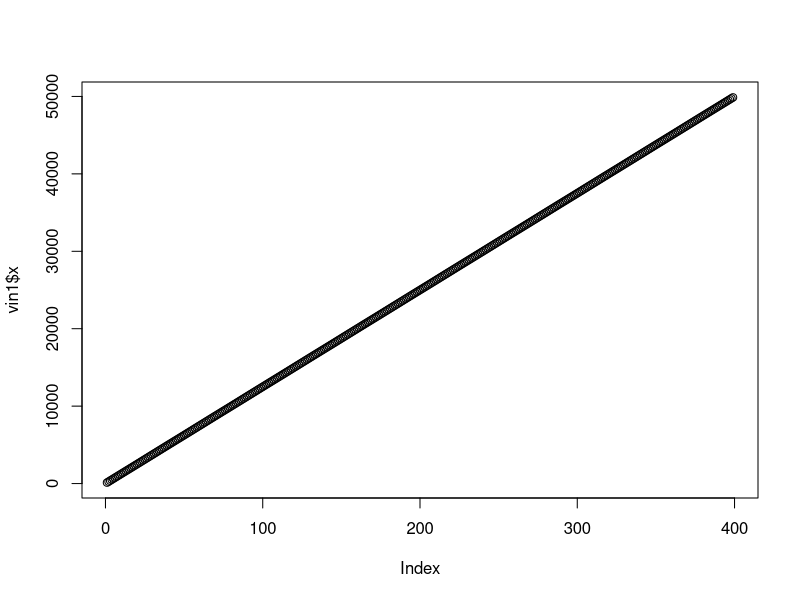
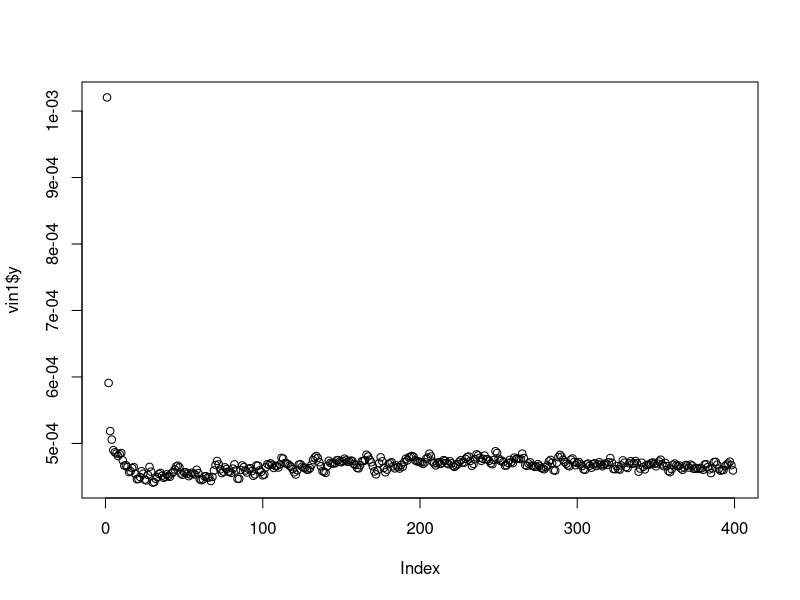
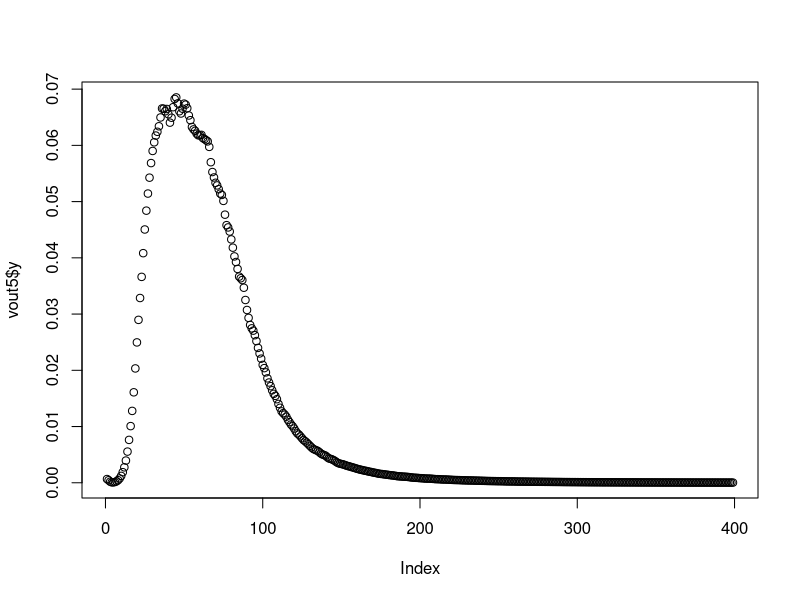
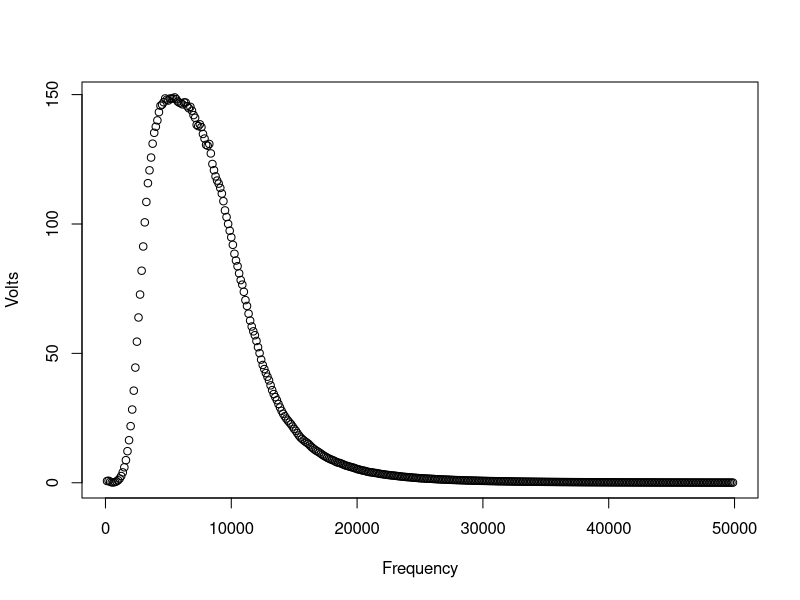
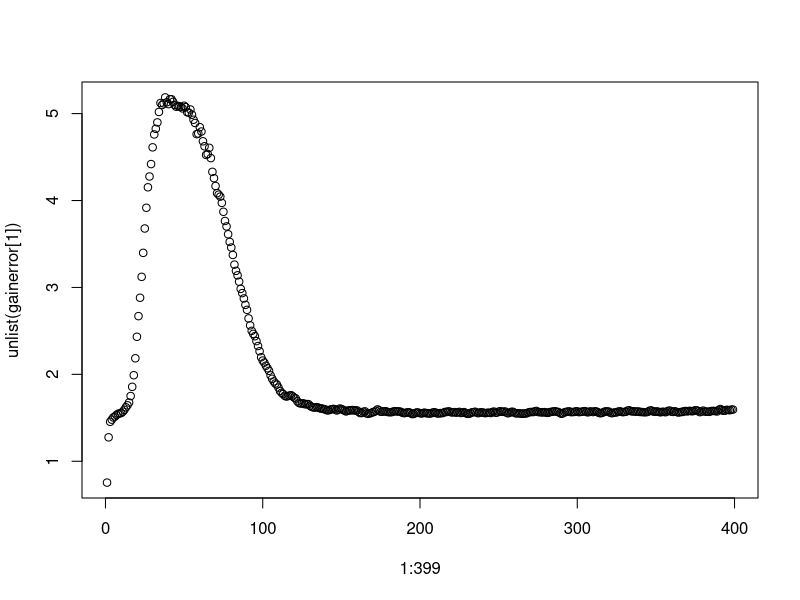

Recreate these plots in R, in order. (Note: this script raises an error after producing the figures.)
## ---- chunk 1
knitr::opts_chunk$set(echo = TRUE)
## ---- chunk 2
vin1<-read.csv("VIN1.CSV")

names(vin1)<-c("x", "y")
plot(vin1$x)
plot(vin1$y)

## ---- chunk 3
vin2<-read.csv("VIN2.CSV")
names(vin2)<-c("x", "y")

vin3<-read.csv("VIN3.CSV")
names(vin3)<-c("x", "y")
vin4<-read.csv("VIN4.CSV")
names(vin4)<-c("x", "y")
vin5<-read.csv("VIN5.CSV")
names(vin5)<-c("x", "y")

vout1<-read.csv("VOUT1.CSV")
names(vout1)<-c("x", "y")
vout2<-read.csv("VOUT2.CSV")
names(vout2)<-c("x", "y")
vout3<-read.csv("VOUT3.CSV")
names(vout3)<-c("x", "y")
vout4<-read.csv("VOUT4.CSV")
names(vout4)<-c("x", "y")
vout5<-read.csv("VOUT5.CSV")
names(vout5)<-c("x", "y")
plot(vout5$y)
## ---- chunk 4
m_in<- (vin1$y+vin2$y+vin3$y+vin4$y+vin5$y)/5

#take average of vouts
m_vout <- data.frame(Frequency = vout1$x, Volts = (vout1$y+vout2$y+vout3$y+vout4$y+vout5$y)/5)
## ---- chunk 5
#compute gain using the average vouts and m_in
gain <- data.frame(Frequency = vout1$x, Gain = (m_vout[2]/m_in))

plot(gain)
#this is consistent with the max gain of 150 calculated in class.
## ---- chunk 6
rmserrors <- sqrt(data.frame(
  vin1 = sum(((m_in-vin1$y)^2))/399, 
  vin2 = sum(((m_in-vin2$y)^2))/399,
  vin3 = sum(((m_in-vin3$y)^2))/399,
  vin4 = sum(((m_in-vin4$y)^2))/399,
  vin5 = sum(((m_in-vin5$y)^2))/399,
  vout1 = sum((m_vout$Volts-vout1$y)^2)/399,
  vout2 = sum((m_vout$Volts-vout2$y)^2)/399,
  vout3 = sum((m_vout$Volts-vout3$y)^2)/399,
  vout4 = sum((m_vout$Volts-vout4$y)^2)/399,
  vout5 = sum((m_vout$Volts-vout5$y)^2)/399
))

#error in gain, adding in quadrature: 
vinerror <-sqrt(sum(rmserrors[1:5]^2))
vouterror <- sqrt(sum(rmserrors[6:10]^2))
gainerror <- gain[2]*sqrt((vinerror/m_in)^2+(vouterror*(m_vout[2])^-1)^2)

#g(f) error
plot(1:399,unlist(gainerror[1]))

## ---- chunk 7
capacitance <-87.875
capacitanceError <-.594

#df is just the x componenent
riemanSum <- function(fa,fb){
  area <-0.5*(125)*(fb-fa)+fa^2
  return(area)
}

resistors<-read.csv("experiment2data.csv")
resistors$Average[1]

C = capacitance
integrand <- data.frame(
  gain[2]/(1+(2*pi*C*vin1$x*resistors$Average[1])^2),
  gain[2]/(1+(2*pi*C*vin1$x*resistors$Average[2])^2),
  gain[2]/(1+(2*pi*C*vin1$x*resistors$Average[3])^2),
  gain[2]/(1+(2*pi*C*vin1$x*resistors$Average[4])^2),
  gain[2]/(1+(2*pi*C*vin1$x*resistors$Average[5])^2),
  gain[2]/(1+(2*pi*C*vin1$x*resistors$Average[6])^2),
  gain[2]/(1+(2*pi*C*vin1$x*resistors$Average[7])^2)

  )

area <- data.frame(
  G1 =0,
  G2 =0,
  G3 =0,
  G4 =0,
  G5 =0,
  G6 =0,
  G7 =0

  
  )

for(i in 1:length(integrand)){
  for(l in 1:398){
    if(is.null(integrand[l+1,i])){
      break
    }else{
    area[i] <- area[i]+ riemanSum(integrand[l,i],integrand[l+1,i])
    }}

  }
  


 



## ---- chunk 8
#plotting some errors
qplot(unlist(gain[1]),unlist(gain[2]), xlab = "Frequency (Hz)", ylab = "Gain", xlim=c(1,15000))+geom_errorbar(aes(x=unlist(gain[1]), ymin=unlist(gain[2]-gainerror[1]), ymax=unlist(gain[2]+gainerror[1])), width=0.25)

